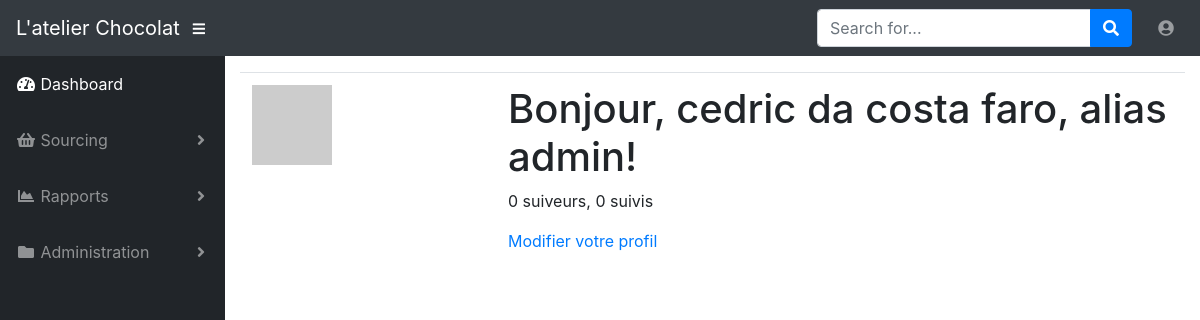
The app's page /user/admin (signed in) with its own data.
### app/models.py (models this page shows, shortened)
class User(UserMixin, db.Model):
    id = db.Column(db.Integer, primary_key=True)
    username = db.Column(db.String(64), index=True, unique=True)
    first_name = db.Column(db.String(32), index=True)
    second_name = db.Column(db.String(32), index=True)
    email = db.Column(db.String(120), index=True, unique=True)
    about_me = db.Column(db.String(256))
    password_hash = db.Column(db.String(128))
    productions = db.relationship('Production', backref='author', lazy='dynamic')
    followed = db.relationship(
        'User', secondary=followers,
        primaryjoin=(followers.c.follower_id == id),
        secondaryjoin=(followers.c.followed_id == id),
        backref=db.backref('followers', lazy='dynamic'), lazy='dynamic')
    def avatar(self, size):
        digest = md5(self.email.lower().encode('utf-8')).hexdigest()
        return 'https://www.gravatar.com/avatar/{}?d=identicon&s={}'.format(digest, size)

### app/main/routes.py (the view)
@bp.route('/user/<username>')
@login_required
def user(username):
    user = User.query.filter_by(username=username).first_or_404()
    page = request.args.get('page', 1, type=int)
    productions = user.productions.order_by(Production.timestamp.desc()).paginate(
        page, current_app.config['PRODUCTIONS_PER_PAGE'], False)
    next_url = url_for('main.user', username=user.username, page=productions.next_num) \
        if productions.has_next else None
    prev_url = url_for('main.user', username=user.username, page=productions.prev_num) \
        if productions.has_prev else None
    return render_template('users/user.html', user=user, productions=productions.items, next_url=next_url, prev_url=prev_url)

### app/models.py (called while the page is built)
@login.user_loader
def load_user(id):
    return User.query.get(int(id))

### app/templates/users/user.html
{% extends "base.html" %}
{% block app_content %}
    <table class="table table-hover">
        {% include 'users/_user.html' %}
    </table>
{% endblock %}

### app/templates/users/_user.html (shortened to what this page needs)
<table class="table table-hover">
    <tr>
        <td width="256px"><img src="{{ user.avatar(64) }}"></td>
        <td>
            <h1>Bonjour, {{ user.first_name }} {{ user.second_name }}, alias {{ user.username }}!</h1>
            <p>{{ user.followers.count() }} suiveurs, {{ user.followed.count() }} suivis</p>
            {% if user == current_user %}
                <p><a href="{{ url_for('main.edit_profile') }}">Modifier votre profil</a></p>
            {% elif not current_user.is_following(user) %}
                <p><a href="{{ url_for('main.follow', username=user.username) }}">Suivre</a></p>
            {% else %}
                <p><a href="{{ url_for('main.unfollow', username=user.username) }}">Ne plus suivre</a></p>
            {% endif %}
        </td>
    </tr>
</table>

### records on screen
User: first_name "cedric", second_name "da costa faro", username "admin"

### other values on screen
{{ user.followers.count() }} "0"
{{ user.followed.count() }} "0"
